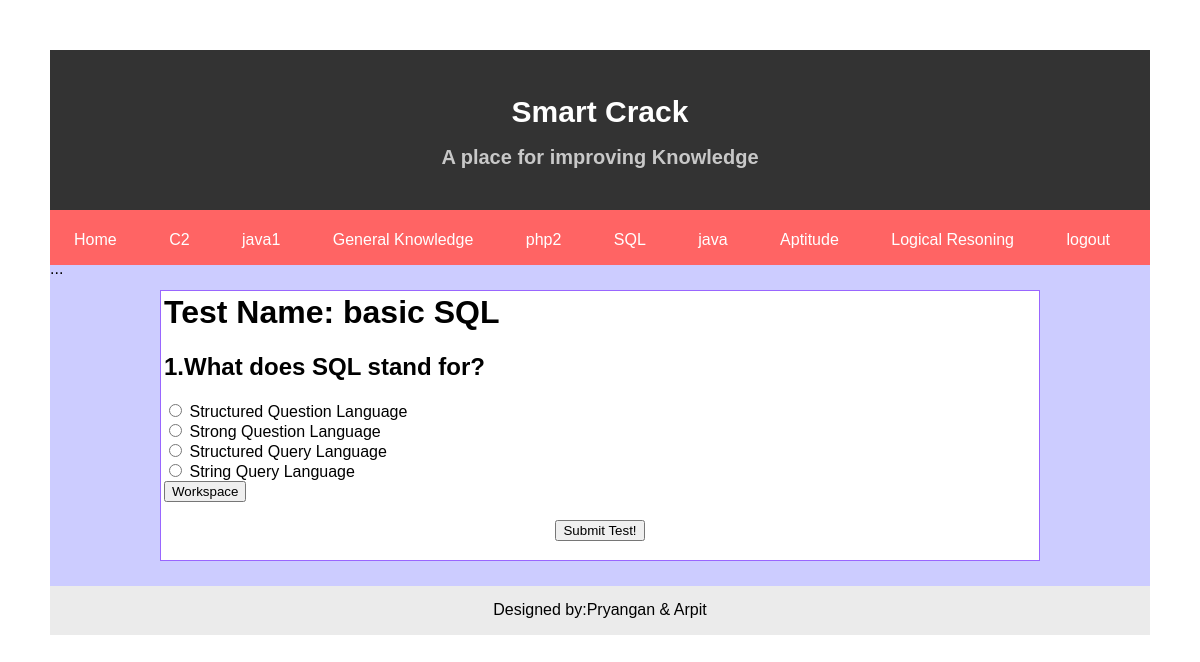
Page /justtry.php?id=16 on the committed database.
### tables this page shows
CREATE TABLE IF NOT EXISTS `mst_subject` (
  `sub_id` int(5) NOT NULL,
  `sub_name` varchar(25) DEFAULT NULL
);

CREATE TABLE IF NOT EXISTS `mst_test` (
  `test_id` int(5) NOT NULL,
  `sub_id` int(5) DEFAULT NULL,
  `test_name` varchar(30) DEFAULT NULL,
  `total_que` varchar(15) DEFAULT NULL
);

CREATE TABLE IF NOT EXISTS `mst_question` (
  `que_id` int(5) NOT NULL,
  `test_id` int(5) DEFAULT NULL,
  `que_desc` varchar(150) DEFAULT NULL,
  `ans1` varchar(75) DEFAULT NULL,
  `ans2` varchar(75) DEFAULT NULL,
  `ans3` varchar(75) DEFAULT NULL,
  `ans4` varchar(75) DEFAULT NULL,
  `true_ans` int(1) DEFAULT NULL
);

### justtry.php (the view, shortened to what this page needs)
<?php $a=$_GET['id'];
	include("header.php");
	include("dropbox.php");
	?>
    <link rel="stylesheet" href="/OnlineXam/css/jquery-ui-1.10.4.custom.css" type="text/css" />
    <link rel="stylesheet" type="text/css" href="/OnlineXam/css/div.css">
<div id="main">
    <div class="content">
    <table width="100%" border="0" class="main_table">
    <tr>
    <td>
    <?php
	$b="select * from mst_question where test_id=$a";
	$test_name="select * from mst_test where test_id=$a";
	$result_test=mysql_query($test_name);
	$row_1=mysql_fetch_array($result_test);
 $result=mysql_query($b);
 echo "<h1>Test Name: <strong>".$row_1['test_name']."</strong></h1>";
 $X=0;
 echo "<form method='post' style='margin-top: 1em;' id='quiz_form' action='/OnlineXam/ajex.php?id=".$a."'>";
 while($row=mysql_fetch_array($result)){
 $X=$X+1;
 ?>
 	<div id="question_<?php echo $row['que_id'];?>" class='questions'>
<h2 id="question_<?php echo $row['que_id'];?>"><?php echo $X.".".$row['que_desc'];?></h2>
<div class='align'>
<input type="radio" value="1" id='radio1_<?php echo $row['que_id'];?>' name='<?php echo $row['que_id'];?>'>
<label id='ans1_<?php echo $row['que_id'];?>' for='1'><?php echo $row['ans1'];?></label>
<br/>
<input type="radio" value="2" id='radio2_<?php echo $row['que_id'];?>' name='<?php echo $row['que_id'];?>'>
<label id='ans2_<?php echo $row['que_id'];?>' for='1'><?php echo $row['ans2'];?></label>
<br/>
<input type="radio" value="3" id='radio3_<?php echo $row['que_id'];?>' name='<?php echo $row['que_id'];?>'>
<label id='ans3_<?php echo $row['que_id'];?>' for='1'><?php echo $row['ans3'];?></label>
<br/>
<input type="radio" value="4" id='radio4_<?php echo $row['que_id'];?>' name='<?php echo $row['que_id'];?>'>
<label id='ans4_<?php echo $row['que_id'];?>' for='1'><?php echo $row['ans4'];?></label>
<br/>
<input type="button" value="Workspace" id="downup<?php echo $row['que_id'];?>"/><br/>
</div>
 <?php
 }
 ?>
 <br/>
 <div align="center">
<input type="submit" id='next<?php echo $row['que_id'];?>' value='Submit Test!' name='question' class='butt' />
</div>
</div>
</form>
</td>
</tr>
</table>
</div>
</div>
<?php include("footer.php"); ?>

### dropbox.php (shortened to what this page needs)
<html>
	<head>
	</head>
	<?php $result=mysql_query("select * from mst_subject");
			?>
	<body>
		<nav>
    <ul>
        <li><a href="/OnlineXam/index1.php">Home</a></li>
		<?php while($row=mysql_fetch_array($result)){
			$p=$row['sub_id'];
		?>
        <li class="dropdown">
            <a href="#" name="<?php echo $p;?>"><?php echo $row['sub_name'];?></a>
        </li><?php } ?>
		<li><a href="/OnlineXam/signout.php">logout</a></li>
        ...
            </ul>
	</nav>
</html>

### css/div.css (style rules this page uses)
#main { background-color:#CCF; padding:25px 0; }
.content { width:80%; max-width:90%; margin:0 auto; }
.main_table { border: 1px solid #96F; background-color:#fff; }

### dropbox.php (style rules this page uses)
nav { background-color:rgb(255,100,100); padding:10px 0; height:5%; }
nav ul { list-style-type:none; margin:0; padding:0; }
nav ul li { display:inline-block; position:relative; }
nav a { line-height:40px; padding:0 12px; margin:0 12px; }
nav a { color:#fff; text-decoration:none; display:block; }
nav li.dropdown > a { background-image:url('../img/arrow-down.png'); background-position:right 20px; background-repeat:no-repeat; }

### justtry.php (style rules this page uses)
body { font: 100% "Trebuchet MS", sans-serif; margin: 50px; }

### rows in the picture
mst_subject: sub_name "C2"
mst_subject: sub_name "java1"
mst_subject: sub_name "General Knowledge"
mst_subject: sub_name "php2"
mst_subject: sub_name "SQL"
mst_subject: sub_name "java"
mst_subject: sub_name "Aptitude"
mst_subject: sub_name "Logical Resoning"
mst_test: test_name "basic SQL"
mst_question: que_desc "What does SQL stand for?", ans1 "Structured Question Language", ans2 "Strong Question Language", ans3 "Structured Query Language", ans4 "String Query Language"
